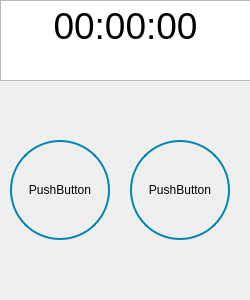
<?xml version="1.0" encoding="UTF-8"?>
<ui version="4.0">
 <class>Form</class>
 <widget class="QWidget" name="Form">
  <property name="geometry">
   <rect>
    <x>0</x>
    <y>0</y>
    <width>250</width>
    <height>300</height>
   </rect>
  </property>
  <property name="minimumSize">
   <size>
    <width>250</width>
    <height>300</height>
   </size>
  </property>
  <property name="maximumSize">
   <size>
    <width>250</width>
    <height>300</height>
   </size>
  </property>
  <property name="windowTitle">
   <string>Form</string>
  </property>
  <widget class="QWidget" name="widget" native="true">
   <property name="geometry">
    <rect>
     <x>0</x>
     <y>0</y>
     <width>251</width>
     <height>81</height>
    </rect>
   </property>
   <widget class="QTextEdit" name="textEdit">
    <property name="geometry">
     <rect>
      <x>0</x>
      <y>0</y>
      <width>251</width>
      <height>81</height>
     </rect>
    </property>
    <property name="html">
     <string>&lt;!DOCTYPE HTML PUBLIC &quot;-//W3C//DTD HTML 4.0//EN&quot; &quot;http://www.w3.org/TR/REC-html40/strict.dtd&quot;&gt;
&lt;html&gt;&lt;head&gt;&lt;meta name=&quot;qrichtext&quot; content=&quot;1&quot; /&gt;&lt;style type=&quot;text/css&quot;&gt;
p, li { white-space: pre-wrap; }
&lt;/style&gt;&lt;/head&gt;&lt;body style=&quot; font-family:'MS Shell Dlg 2'; font-size:7.8pt; font-weight:400; font-style:normal;&quot;&gt;
&lt;p align=&quot;center&quot; style=&quot; margin-top:0px; margin-bottom:0px; margin-left:0px; margin-right:0px; -qt-block-indent:0; text-indent:0px;&quot;&gt;&lt;span style=&quot; font-size:28pt;&quot;&gt;00:00:00&lt;/span&gt;&lt;/p&gt;&lt;/body&gt;&lt;/html&gt;</string>
    </property>
   </widget>
  </widget>
  <widget class="QWidget" name="widget_2" native="true">
   <property name="geometry">
    <rect>
     <x>0</x>
     <y>80</y>
     <width>251</width>
     <height>221</height>
    </rect>
   </property>
   <widget class="QPushButton" name="hardstop">
    <property name="geometry">
     <rect>
      <x>10</x>
      <y>60</y>
      <width>100</width>
      <height>100</height>
     </rect>
    </property>
    <property name="minimumSize">
     <size>
      <width>100</width>
      <height>100</height>
     </size>
    </property>
    <property name="maximumSize">
     <size>
      <width>100</width>
      <height>100</height>
     </size>
    </property>
    <property name="styleSheet">
     <string notr="true">
border-radius: 50px;      
border: 2px solid #094065;
border-color: rgb(0,134,179);</string>
    </property>
    <property name="text">
     <string>PushButton</string>
    </property>
   </widget>
   <widget class="QPushButton" name="startpause">
    <property name="geometry">
     <rect>
      <x>130</x>
      <y>60</y>
      <width>100</width>
      <height>100</height>
     </rect>
    </property>
    <property name="minimumSize">
     <size>
      <width>100</width>
      <height>100</height>
     </size>
    </property>
    <property name="maximumSize">
     <size>
      <width>100</width>
      <height>100</height>
     </size>
    </property>
    <property name="styleSheet">
     <string notr="true">
border-radius: 50px;      
border: 2px solid #094065;
border-color: rgb(0,134,179);</string>
    </property>
    <property name="text">
     <string>PushButton</string>
    </property>
   </widget>
  </widget>
 </widget>
 <resources/>
 <connections/>
</ui>
